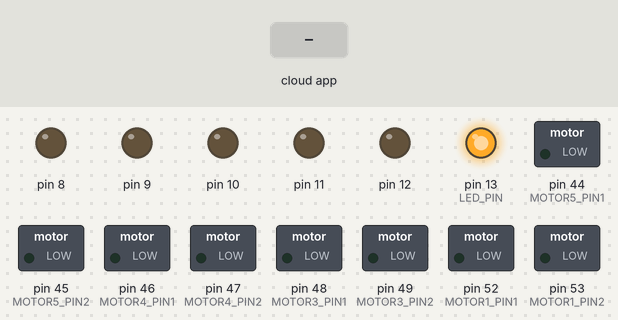
The sketch below on a simulated Arduino Mega 2560, built with avr-gcc and run on an emulated ATmega2560. On the bench: switched loads named in the sketch (green lamp = pin HIGH), output pins drawn as LEDs (lit = HIGH). The test bench sets the inputs (shaded band). The ROS host is connected and sends only what is stated.

Above: at 3.2 s.
3.3 s: the phone or cloud app sets drop_bottle to 1
At 3.9 s:
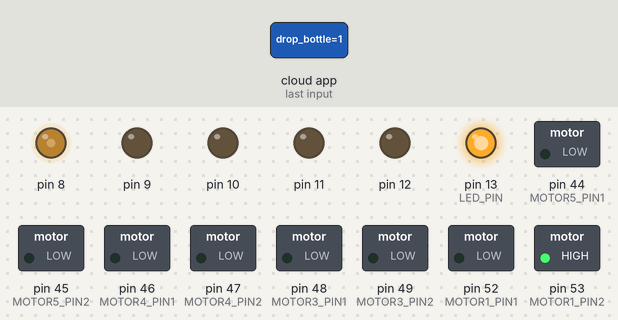
At 6.7 s:
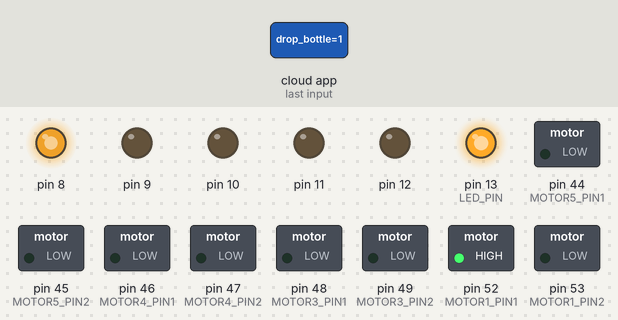
Timing chart, 0 to 8.2 s (numbered marks = the images above; inputs shaded):
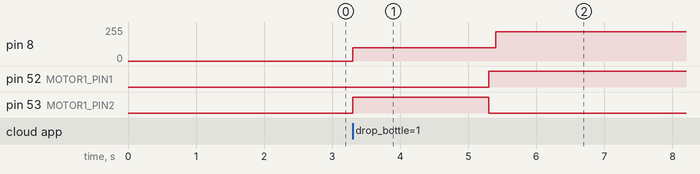

The sketch:

micro-ros_subscriber.ino
```cpp
#include <micro_ros_arduino.h>
#include <Servo.h>
#include <stdio.h>
#include <rcl/rcl.h>
#include <rcl/error_handling.h>
#include <rclc/rclc.h>
#include <rclc/executor.h>

#include <std_msgs/msg/int32.h>

#define MOTOR1_PIN1 52
#define MOTOR1_PIN2 53
#define EN_MOTOR1 8
#define SERVO1_PIN 2

#define MOTOR2_PIN1 50
#define MOTOR2_PIN2 51
#define EN_MOTOR2 9
#define SERVO2_PIN 3

#define MOTOR3_PIN1 48
#define MOTOR3_PIN2 49
#define EN_MOTOR3 10
#define SERVO3_PIN 4

#define MOTOR4_PIN1 46
#define MOTOR4_PIN2 47
#define EN_MOTOR4 11
#define SERVO4_PIN 5

#define MOTOR5_PIN1 44
#define MOTOR5_PIN2 45
#define EN_MOTOR5 12
#define SERVO5_PIN 6

#define LED_PIN 13

#define RCCHECK(fn) { rcl_ret_t temp_rc = fn; if((temp_rc != RCL_RET_OK)){error_loop();}}
#define RCSOFTCHECK(fn) { rcl_ret_t temp_rc = fn; if((temp_rc != RCL_RET_OK)){}}

class AirdropMechanism {
  public:
    AirdropMechanism() {}

    AirdropMechanism(int motor_pin1, int motor_pin2, int en_motor, int servo_pin, bool opens_clock_wise):
      motor_pin1(motor_pin1), motor_pin2(motor_pin2), en_motor(en_motor), opens_clock_wise(opens_clock_wise) {
      // motor speed pin
      pinMode(en_motor, OUTPUT);
      // motor_pin1 and 2 are used for the orientation of the spining of the motor
      pinMode(motor_pin1, OUTPUT);
      pinMode(motor_pin2, OUTPUT);
      // servo motor
      servo.attach(servo_pin);
      disarm();
    }

    void arm() {
      if (this->opens_clock_wise) {
        servo.write(20);
      } else {
        servo.write(160);
      }
    }

    void disarm() {
      servo.write(90);
    }

    void perform_airdrop(int drop_speed, int drop_time) {
      // bring bottle up a little
      analogWrite(en_motor, 100);
      digitalWrite(motor_pin1, LOW);
      digitalWrite(motor_pin2, HIGH);
      // WAIT
      delay(1000);
      disarm();
      // WAIT
      delay(1000);
      // drop bottle
      digitalWrite(motor_pin1, HIGH);
      digitalWrite(motor_pin2, LOW);
      delay(100);
      analogWrite(en_motor, drop_speed);

      delay(drop_time);

      // stop motor
      analogWrite(en_motor, 0);
      delay(1000);
    }

  private:
    int motor_pin1, motor_pin2;
    int en_motor;
    bool opens_clock_wise;
    Servo servo;
};

void error_loop() {
  while (1) {
    digitalWrite(LED_PIN, !digitalRead(LED_PIN));
    delay(100);
  }
}


rcl_subscription_t subscriber_arm;
rcl_subscription_t subscriber_drop;
std_msgs__msg__Int32 msg_arm;
std_msgs__msg__Int32 msg_drop;

rclc_executor_t executor;
rclc_support_t support;
rcl_allocator_t allocator;
rcl_node_t node;
rcl_timer_t timer;


AirdropMechanism airdrops[5];

void drop_subscription_callback(const void * msgin)
{
  static int drop_speed = 220; // Modify this to change drop speed. NOTE: THE MAXIMUM ALLOWED BY ARDUINO IS 255, BUT THIS WILL LIKELY BE ABOVE THE MAX VOLTAGE OF THE MOTOR. CHECK OUTPUT VOLTAGE BEFORE GIVING IT TO THE MOTOR
  static int drop_time = 45000; // Modify this to change the length of the drop
  const std_msgs__msg__Int32 * msg = (const std_msgs__msg__Int32 *)msgin;
  int input = msg->data;
  if (input < 1 || input > 5) return;
  AirdropMechanism requested_airdrop = airdrops[input - 1];
  requested_airdrop.perform_airdrop(drop_speed, drop_time);
}

void arming_subscription_callback(const void* msgin) {
  for (int i = 0; i < 5; i++) {
    airdrops[i].arm();
  }
}


void setup() {
  set_microros_transports();
  airdrops[0] = {MOTOR1_PIN1, MOTOR1_PIN2, EN_MOTOR1, SERVO1_PIN, false};
  airdrops[1] = {MOTOR2_PIN1, MOTOR2_PIN2, EN_MOTOR2, SERVO2_PIN, true};
  airdrops[2] = {MOTOR3_PIN1, MOTOR3_PIN2, EN_MOTOR3, SERVO3_PIN, false};
  airdrops[3] = {MOTOR4_PIN1, MOTOR4_PIN2, EN_MOTOR4, SERVO4_PIN, true};
  airdrops[4] = {MOTOR5_PIN1, MOTOR5_PIN2, EN_MOTOR5, SERVO5_PIN, false};

  pinMode(LED_PIN, OUTPUT);
  digitalWrite(LED_PIN, HIGH);

  delay(2000);

  allocator = rcl_get_default_allocator();

  //create init_options
  RCCHECK(rclc_support_init(&support, 0, NULL, &allocator));

  // create node
  RCCHECK(rclc_node_init_default(&node, "micro_ros_arduino_node", "", &support));

  // create subscriber
  RCCHECK(rclc_subscription_init_default(
            &subscriber_drop,
            &node,
            ROSIDL_GET_MSG_TYPE_SUPPORT(std_msgs, msg, Int32),
            "drop_bottle"));

  RCCHECK(rclc_subscription_init_default(
            &subscriber_arm,
            &node,
            ROSIDL_GET_MSG_TYPE_SUPPORT(std_msgs, msg, Int32),
            "arm_drop"));

  // create executor
  RCCHECK(rclc_executor_init(&executor, &support.context, 2, &allocator));
  RCCHECK(rclc_executor_add_subscription(&executor, &subscriber_drop, &msg_drop, &drop_subscription_callback, ON_NEW_DATA));
  RCCHECK(rclc_executor_add_subscription(&executor, &subscriber_arm, &msg_arm, &arming_subscription_callback, ON_NEW_DATA));
}

void loop() {
  rclc_executor_spin(&executor);
}
```

Measured:
- after the input at 3.3 s, pin 8: 0/255 → 100/255 at once, → 220/255 2.1 s later; pin 52 (MOTOR1_PIN1): LOW → HIGH after 2.0 s; pin 53 (MOTOR1_PIN2): LOW → HIGH at once, → LOW 2.0 s later
